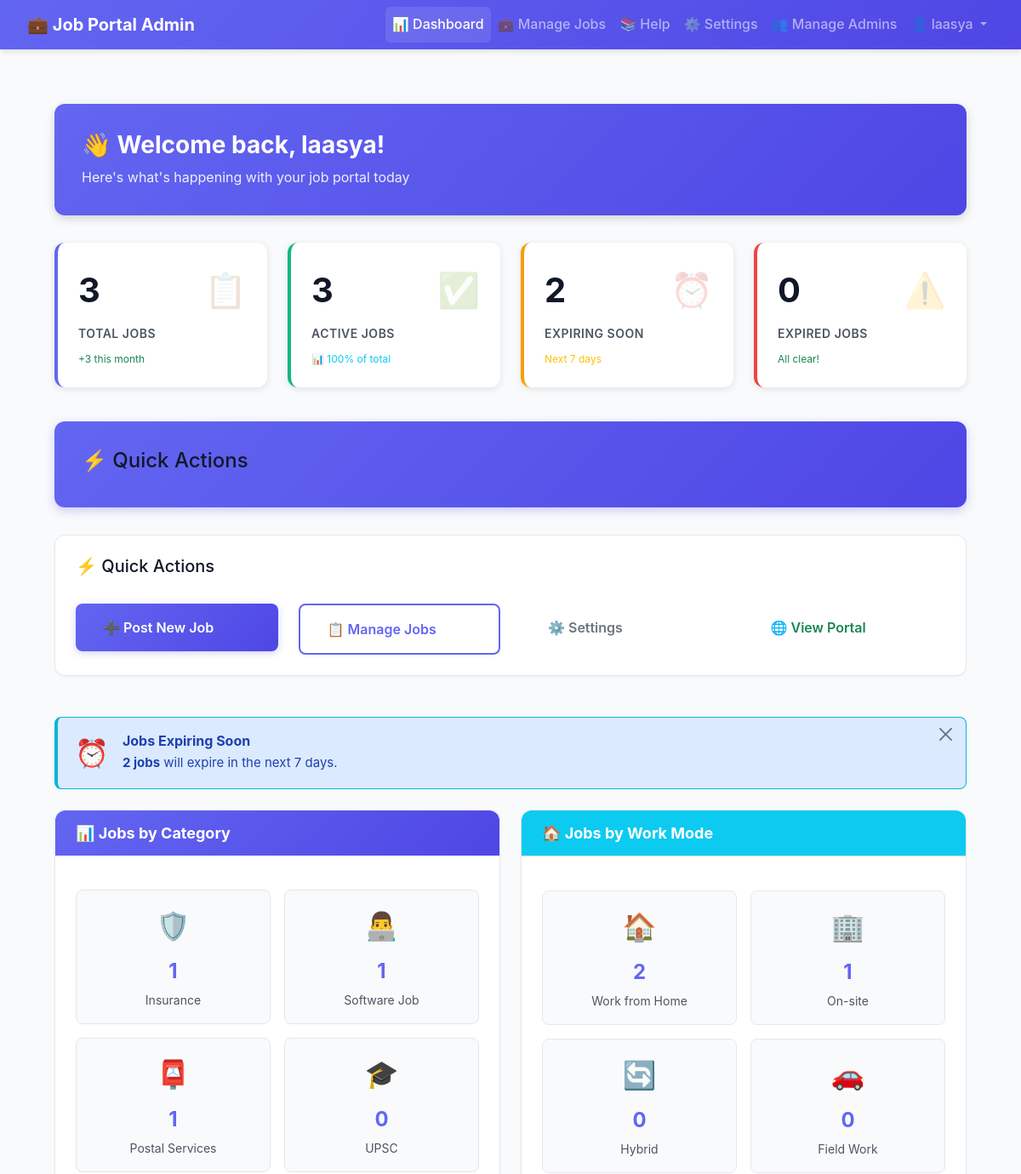
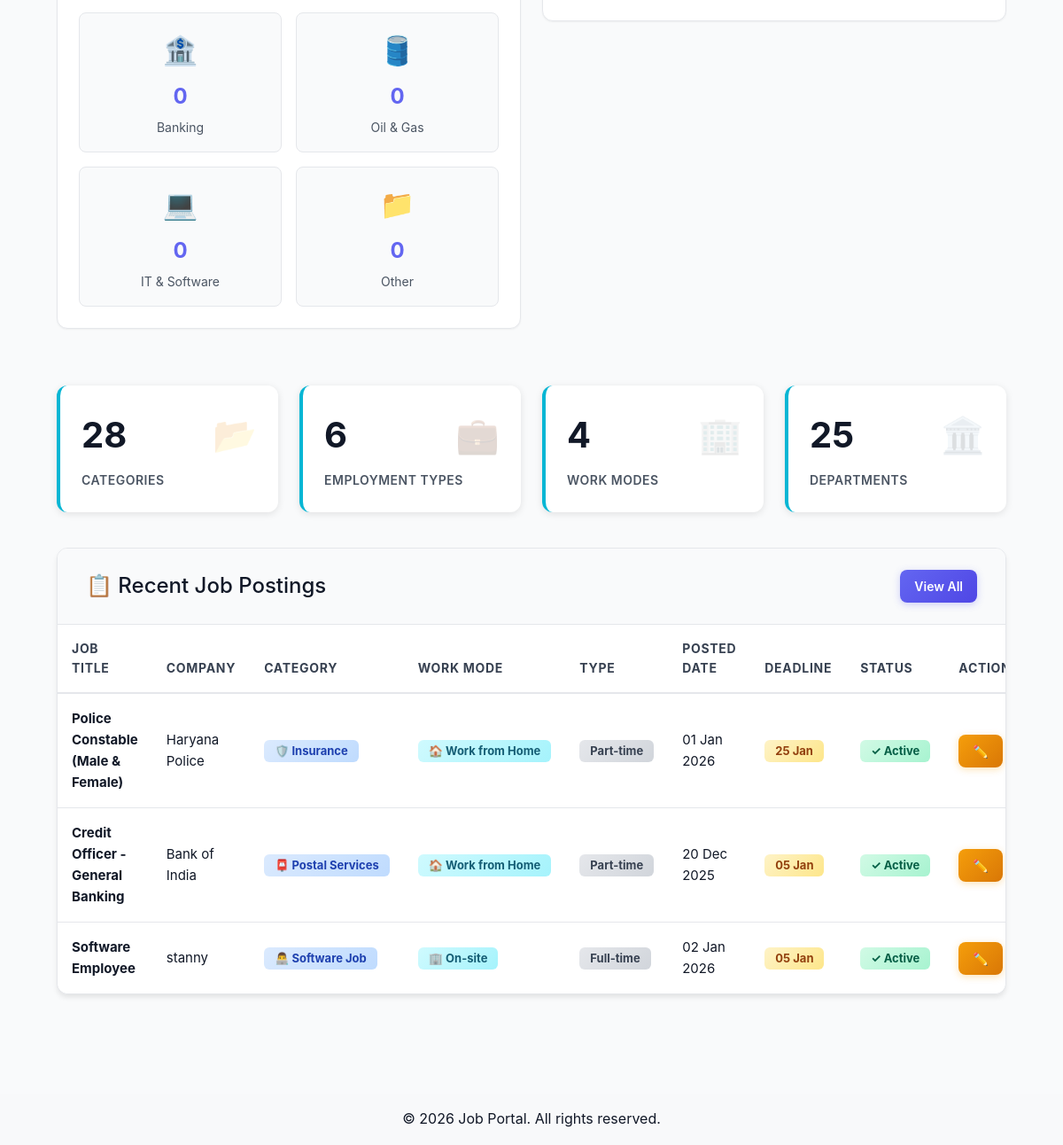
Page /admin/index.php (signed in) on the committed database (2 pictures, top to bottom).
### tables this page shows
CREATE TABLE `jobs` (
  `id` int(11) NOT NULL,
  `notification_number` varchar(100) DEFAULT NULL,
  `title` varchar(200) NOT NULL,
  `slug` varchar(255) DEFAULT NULL,
  `total_vacancies` int(11) DEFAULT NULL,
  `company` varchar(100) NOT NULL,
  `recruitment_board` varchar(200) DEFAULT NULL,
  `description` text DEFAULT NULL,
  `job_link` varchar(500) NOT NULL,
  `official_website` varchar(255) DEFAULT NULL,
  `work_mode` enum('Work from Home','On-site','Hybrid') DEFAULT 'On-site',
  `employment_type` enum('Full-time','Part-time','Internship') DEFAULT 'Full-time',
  `experience_level` enum('Freshers','0-2 years','2-5 years','5+ years') DEFAULT 'Freshers',
  `location` varchar(100) DEFAULT NULL,
  `category` varchar(50) DEFAULT NULL,
  `posted_date` date NOT NULL,
  `application_deadline` date DEFAULT NULL,
  `is_active` tinyint(4) DEFAULT 1,
  `created_at` timestamp NOT NULL DEFAULT current_timestamp(),
  `vacancy_breakdown` text DEFAULT NULL COMMENT 'JSON format for position-wise breakdown',
  `min_qualification_id` int(11) DEFAULT NULL COMMENT 'FK to master_qualifications',
  `required_percentage` varchar(50) DEFAULT NULL,
  `age_limit_min` int(11) DEFAULT NULL,
  `age_limit_max` int(11) DEFAULT NULL,
  `age_relaxation` text DEFAULT NULL,
  `required_experience` varchar(100) DEFAULT NULL,
  `salary_min` decimal(10,2) DEFAULT NULL,
  `salary_max` decimal(10,2) DEFAULT NULL,
  `pay_scale` varchar(100) DEFAULT NULL,
  `allowances_details` text DEFAULT NULL,
  `selection_process` text DEFAULT NULL COMMENT 'Exam/Interview stages',
  `exam_pattern` text DEFAULT NULL COMMENT 'Exam structure details',
  `notification_date` date DEFAULT NULL,
  `last_date_to_apply` date DEFAULT NULL,
  `exam_date` date DEFAULT NULL,
  `result_date` date DEFAULT NULL,
  `eligibility_cutoff_date` date DEFAULT NULL,
  `application_fee_general` decimal(10,2) DEFAULT NULL,
  `application_fee_obc` decimal(10,2) DEFAULT NULL,
  `application_fee_sc_st` decimal(10,2) DEFAULT NULL,
  `payment_mode` varchar(100) DEFAULT 'Online',
  `notification_pdf` varchar(255) DEFAULT NULL,
  `syllabus_pdf` varchar(255) DEFAULT NULL,
  `admit_card_link` varchar(255) DEFAULT NULL,
  `answer_key_link` varchar(255) DEFAULT NULL,
  `job_category_id` int(11) DEFAULT NULL COMMENT 'FK to master_job_categories',
  `work_mode_id` int(11) DEFAULT NULL COMMENT 'FK to master_work_modes',
  `employment_type_id` int(11) DEFAULT NULL COMMENT 'FK to master_employment_types',
  `experience_level_id` int(11) DEFAULT NULL COMMENT 'FK to master_experience_levels',
  `state_id` int(11) DEFAULT NULL COMMENT 'FK to master_states',
  `department_id` int(11) DEFAULT NULL COMMENT 'FK to master_departments',
  `important_instructions` text DEFAULT NULL,
  `how_to_apply_steps` text DEFAULT NULL,
  `short_info` text DEFAULT NULL COMMENT 'Brief summary for listing page',
  `view_count` int(11) DEFAULT 0,
  `apply_click_count` int(11) DEFAULT 0,
  `updated_at` timestamp NOT NULL DEFAULT current_timestamp() ON UPDATE current_timestamp()
);

CREATE TABLE `master_job_categories` (
  `id` int(11) NOT NULL,
  `category_name` varchar(100) NOT NULL,
  `category_slug` varchar(100) NOT NULL,
  `icon` varchar(50) DEFAULT '?',
  `description` text DEFAULT NULL,
  `display_order` int(11) DEFAULT 0,
  `is_active` tinyint(1) DEFAULT 1,
  `created_at` timestamp NOT NULL DEFAULT current_timestamp(),
  `updated_at` timestamp NOT NULL DEFAULT current_timestamp() ON UPDATE current_timestamp()
);

CREATE TABLE `master_work_modes` (
  `id` int(11) NOT NULL,
  `mode_name` varchar(50) NOT NULL,
  `icon` varchar(50) DEFAULT '?',
  `display_order` int(11) DEFAULT 0,
  `is_active` tinyint(1) DEFAULT 1,
  `created_at` timestamp NOT NULL DEFAULT current_timestamp(),
  `updated_at` timestamp NULL DEFAULT NULL
);

CREATE TABLE `master_employment_types` (
  `id` int(11) NOT NULL,
  `type_name` varchar(50) NOT NULL,
  `icon` varchar(50) DEFAULT '⏰',
  `display_order` int(11) DEFAULT 0,
  `is_active` tinyint(1) DEFAULT 1,
  `created_at` timestamp NOT NULL DEFAULT current_timestamp(),
  `updated_at` timestamp NULL DEFAULT NULL
);

### admin/index.php (the view, shortened to what the rows shown need)
<?php
require_once '../includes/config.php';
require_once '../includes/functions.php';
$recentJobs = $pdo->query("
    SELECT j.*,
        c.category_name, c.icon as category_icon,
        w.mode_name, w.icon as work_mode_icon,
        e.type_name
    FROM jobs j
    LEFT JOIN master_job_categories c ON j.job_category_id = c.id
    LEFT JOIN master_work_modes w ON j.work_mode_id = w.id
    LEFT JOIN master_employment_types e ON j.employment_type_id = e.id
    ORDER BY j.created_at DESC
    LIMIT 10
")->fetchAll();
include 'includes/header.php';
?>
<div class="admin-container">
    <div class="welcome-banner">
        <h2>👋 Welcome back, <?php echo sanitize($_SESSION['admin_username']); ?>!</h2>
    </div>
    <div class="table-card">
        <div class="table-responsive">
            <?php if (count($recentJobs) > 0): ?>
            <table class="table table-hover mb-0">
                <thead>
                    <tr>
                        <th>Job Title</th>
                        <th>Company</th>
                        <th>Category</th>
                        <th>Work Mode</th>
                        <th>Type</th>
                        <th>Posted Date</th>
                        <th>Deadline</th>
                        <th>Status</th>
                        <th>Actions</th>
                    </tr>
                </thead>
                <tbody>
                    <?php foreach ($recentJobs as $job): ?>
                    <tr>
                        <td><strong><?php echo sanitize($job['title']); ?></strong></td>
                        <td><?php echo sanitize($job['company']); ?></td>
                        <td>
                            <?php if ($job['category_name']): ?>
                                <span class="badge bg-primary">
                                    <?php echo $job['category_icon']; ?> <?php echo sanitize($job['category_name']); ?>
                                </span>
                            <?php else: ?>
                                <span class="text-muted">-</span>
                            <?php endif; ?>
                        </td>
                        <td>
                            <?php if ($job['mode_name']): ?>
                                <span class="badge bg-info">
                                    <?php echo $job['work_mode_icon']; ?> <?php echo $job['mode_name']; ?>
                                </span>
                            <?php else: ?>
                                <span class="text-muted">-</span>
                            <?php endif; ?>
                        </td>
                        <td>
                            <?php if ($job['type_name']): ?>
                                <span class="badge bg-secondary"><?php echo $job['type_name']; ?></span>
                            <?php else: ?>
                                <span class="text-muted">-</span>
                            <?php endif; ?>
                        </td>
                        <td><?php echo date('d M Y', strtotime($job['posted_date'])); ?></td>
                        <td>
                            <?php if ($job['application_deadline']): ?>
                                <?php
                                $deadline = strtotime($job['application_deadline']);
                                $today = strtotime(date('Y-m-d'));
                                $isExpired = $deadline < $today;
                                ?>
                                <span class="badge <?php echo $isExpired ? 'bg-danger' : 'bg-warning text-dark'; ?>">
                                    <?php echo date('d M', $deadline); ?>
                                </span>
                            <?php else: ?>
                                <span class="text-muted">-</span>
                            <?php endif; ?>
                        </td>
                        <td>
                            <?php if ($job['is_active']): ?>
                                <span class="badge bg-success">✓ Active</span>
                            <?php else: ?>
                                <span class="badge bg-secondary">○ Inactive</span>
                            <?php endif; ?>
                        </td>
                        <td>
                            <div class="action-buttons">
                                <a href="jobs.php?edit=<?php echo $job['id']; ?>" class="btn btn-sm btn-warning" title="Edit">✏️</a>
                            </div>
                        </td>
                    </tr>
                    <?php endforeach; ?>
                </tbody>
            </table>
            <?php endif; ?>
        </div>
    </div>
</div>
<?php include '../includes/footer.php'; ?>

### rows in the picture
jobs: title "Police Constable (Male & Female)", company "Haryana Police", master_job_categories.icon "🛡️", master_job_categories.category_name "Insurance", master_work_modes.icon "🏠", master_work_modes.mode_name "Work from Home", master_employment_types.type_name "Part-time", posted_date "01 Jan 2026", application_deadline "25 Jan", is_active "✓ Active"
jobs: title "Credit Officer - General Banking", company "Bank of India", master_job_categories.icon "📮", master_job_categories.category_name "Postal Services", master_work_modes.icon "🏠", master_work_modes.mode_name "Work from Home", master_employment_types.type_name "Part-time", posted_date "20 Dec 2025", application_deadline "05 Jan", is_active "✓ Active"
jobs: title "Software Employee", company "stanny", master_job_categories.icon "👨‍💻", master_job_categories.category_name "Software Job", master_work_modes.icon "🏢", master_work_modes.mode_name "On-site", master_employment_types.type_name "Full-time", posted_date "02 Jan 2026", application_deadline "05 Jan", is_active "✓ Active"

### other values in the picture
$_SESSION['admin_username'] "laasya"
$totalJobs "3"
$jobsThisMonth "3"
$activeJobs "3"
$upcomingDeadlines "2"
$expiredJobs "0"
$stat['icon'] "🛡️"
$stat['job_count'] "1"
$stat['category_name'] "Insurance"
$stat['icon'] "👨‍💻"
$stat['category_name'] "Software Job"
$stat['icon'] "📮"
$stat['category_name'] "Postal Services"
$stat['icon'] "🎓"
$stat['job_count'] "0"
